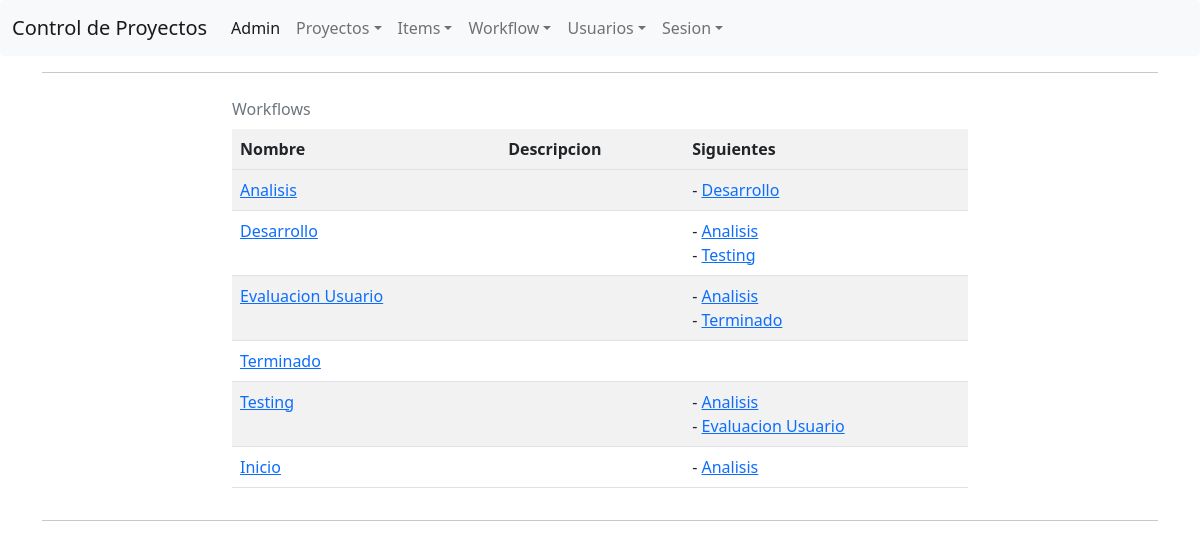
/workflow/, run on the app's committed database.
### ControlProyecto/models/Workflow.py (models this page shows, shortened)
class Workflow(models.Model):
    inicial = models.BooleanField()
    nombre = models.CharField(max_length=32)
    descripcion = models.TextField(blank=True)
    siguientes = models.ManyToManyField("self", blank=True, symmetrical=False)

### ControlProyecto/views/WorflowView.py (the view)
# urls.py: path('workflow/', WorkflowListView.as_view(), name="listado-workflow"),
class WorkflowListView(ListView):
    model = Workflow
    ordering = ["inicial", "nombre"]
    queryset = Workflow.objects.all()
    context_object_name = "workflows"
    paginate_by = 10
    template_name = "listado_workflow.html"

### ControlProyecto/templates/listado_workflow.html (shortened to what this page needs)
{% extends "base.html" %}
{% block content %}
<table>
    <caption>
        Workflows
    </caption>
    <tr>
        <th>Nombre</th>
        <th>Descripcion</th>
        <th>Siguientes</th>
    </tr>
    <tr>
        {% for w in workflows %}
        <tr>
            <td><a href="{% url "editar-workflow" pk=w.id %}">{{ w.nombre }}</a></td>
            <td>{{ w.descripcion }}</td>
            <td>
                {% for s in w.siguientes.all %}
                    - <a href="{% url "editar-workflow" pk=s.id %}">{{ s.nombre }}</a>
                    <br>
                {% endfor %}
            </td>
        </tr>
    {% endfor %}
    </tr>
</table>
{% endblock %}

### ControlProyecto/templates/base.html (style rules this page uses)
caption { caption-side: top; }

### data on the page
Workflow: nombre "Analisis"
Workflow: nombre "Desarrollo"
Workflow: nombre "Testing"
Workflow: nombre "Evaluacion Usuario"
Workflow: nombre "Terminado"
Workflow: nombre "Inicio"
